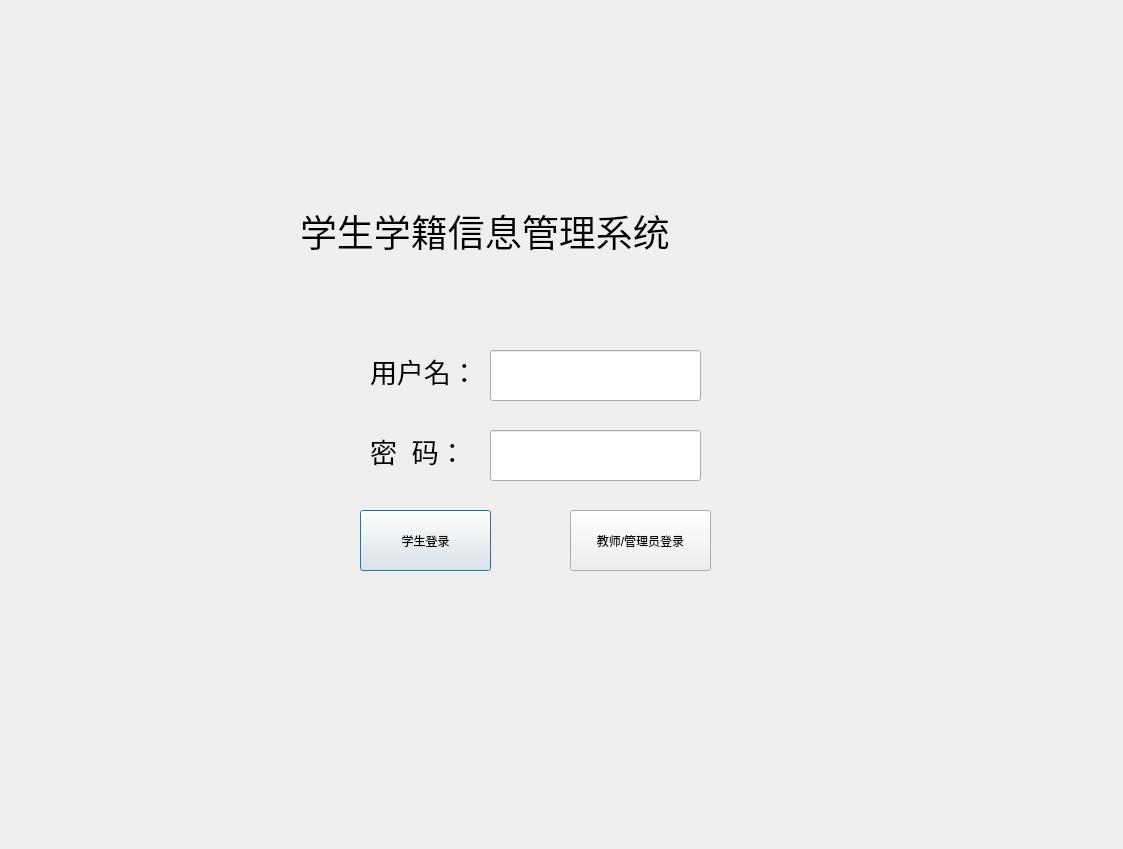
<?xml version="1.0" encoding="UTF-8"?>
<ui version="4.0">
 <class>login</class>
 <widget class="QDialog" name="login">
  <property name="geometry">
   <rect>
    <x>0</x>
    <y>0</y>
    <width>1123</width>
    <height>849</height>
   </rect>
  </property>
  <property name="windowTitle">
   <string>学生学籍信息管理系统</string>
  </property>
  <property name="windowIcon">
   <iconset>
    <normaloff>login_ui.png</normaloff>login_ui.png</iconset>
  </property>
  <widget class="QLabel" name="passwd_label">
   <property name="geometry">
    <rect>
     <x>370</x>
     <y>420</y>
     <width>121</width>
     <height>61</height>
    </rect>
   </property>
   <property name="font">
    <font>
     <pointsize>20</pointsize>
    </font>
   </property>
   <property name="text">
    <string>密  码：</string>
   </property>
  </widget>
  <widget class="QLineEdit" name="passwd_lineEdit">
   <property name="geometry">
    <rect>
     <x>490</x>
     <y>430</y>
     <width>211</width>
     <height>51</height>
    </rect>
   </property>
   <property name="echoMode">
    <enum>QLineEdit::Password</enum>
   </property>
  </widget>
  <widget class="QPushButton" name="stu_login_Button">
   <property name="geometry">
    <rect>
     <x>360</x>
     <y>510</y>
     <width>131</width>
     <height>61</height>
    </rect>
   </property>
   <property name="text">
    <string>学生登录</string>
   </property>
  </widget>
  <widget class="QPushButton" name="admin_teach_login_Button">
   <property name="geometry">
    <rect>
     <x>570</x>
     <y>510</y>
     <width>141</width>
     <height>61</height>
    </rect>
   </property>
   <property name="text">
    <string>教师/管理员登录</string>
   </property>
  </widget>
  <widget class="QLabel" name="user_label">
   <property name="geometry">
    <rect>
     <x>370</x>
     <y>330</y>
     <width>131</width>
     <height>81</height>
    </rect>
   </property>
   <property name="font">
    <font>
     <family>Agency FB</family>
     <pointsize>20</pointsize>
    </font>
   </property>
   <property name="text">
    <string>用户名：</string>
   </property>
  </widget>
  <widget class="QLineEdit" name="user_lineEdit">
   <property name="geometry">
    <rect>
     <x>490</x>
     <y>350</y>
     <width>211</width>
     <height>51</height>
    </rect>
   </property>
  </widget>
  <widget class="QLabel" name="software_title">
   <property name="geometry">
    <rect>
     <x>300</x>
     <y>150</y>
     <width>491</width>
     <height>161</height>
    </rect>
   </property>
   <property name="font">
    <font>
     <family>Agency FB</family>
     <pointsize>28</pointsize>
    </font>
   </property>
   <property name="text">
    <string>学生学籍信息管理系统</string>
   </property>
  </widget>
 </widget>
 <resources/>
 <connections/>
</ui>
